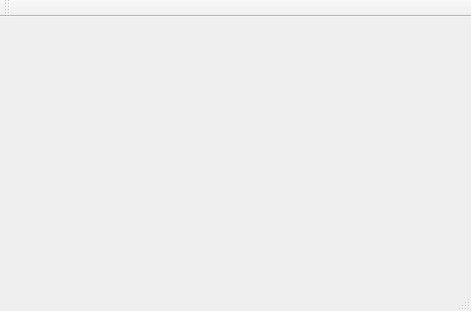
<?xml version="1.0" encoding="UTF-8"?>
<ui version="4.0">
 <class>MainWindow</class>
 <widget class="QMainWindow" name="MainWindow">
  <property name="geometry">
   <rect>
    <x>0</x>
    <y>0</y>
    <width>471</width>
    <height>311</height>
   </rect>
  </property>
  <property name="windowTitle">
   <string>MainWindow</string>
  </property>
  <widget class="QWidget" name="centralWidget"/>
  <widget class="QMenuBar" name="menuBar">
   <property name="geometry">
    <rect>
     <x>0</x>
     <y>0</y>
     <width>471</width>
     <height>25</height>
    </rect>
   </property>
  </widget>
  <widget class="QToolBar" name="mainToolBar">
   <attribute name="toolBarArea">
    <enum>TopToolBarArea</enum>
   </attribute>
   <attribute name="toolBarBreak">
    <bool>false</bool>
   </attribute>
  </widget>
  <widget class="QStatusBar" name="statusBar"/>
 </widget>
 <layoutdefault spacing="6" margin="11"/>
 <resources/>
 <connections/>
</ui>
